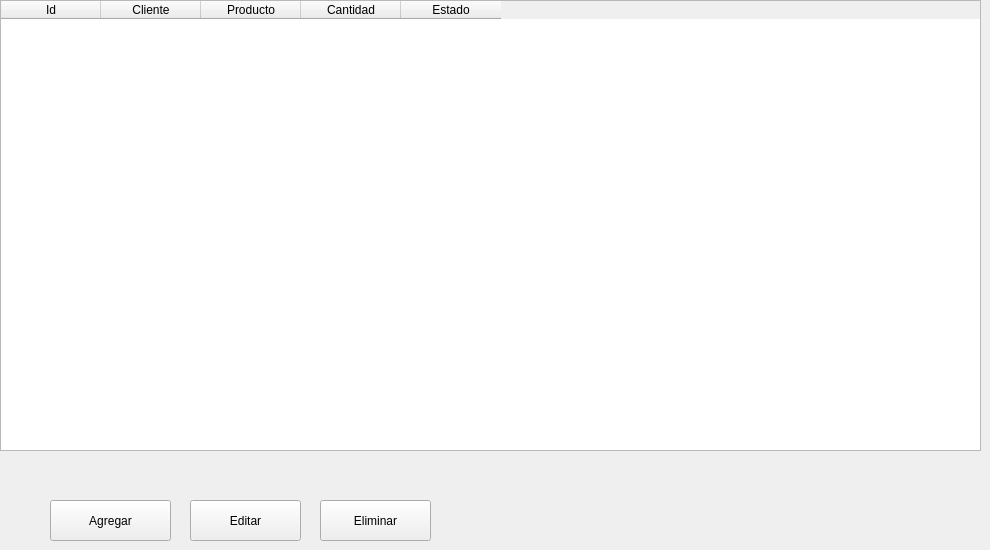
            <widget class="QWidget" name="reservas">
             <widget class="QTableWidget" name="tbl_reservas">
              <property name="geometry">
               <rect>
                <x>0</x>
                <y>0</y>
                <width>981</width>
                <height>451</height>
               </rect>
              </property>
              <property name="styleSheet">
               <string notr="true">#tbl_reservas{
color:white
}

</string>
              </property>
              <column>
               <property name="text">
                <string>Id</string>
               </property>
              </column>
              <column>
               <property name="text">
                <string>Cliente</string>
               </property>
              </column>
              <column>
               <property name="text">
                <string>Producto</string>
               </property>
              </column>
              <column>
               <property name="text">
                <string>Cantidad</string>
               </property>
              </column>
              <column>
               <property name="text">
                <string>Estado</string>
               </property>
              </column>
             </widget>
             <widget class="QPushButton" name="btn_agregarR">
              <property name="geometry">
               <rect>
                <x>50</x>
                <y>500</y>
                <width>121</width>
                <height>41</height>
               </rect>
              </property>
              <property name="cursor">
               <cursorShape>PointingHandCursor</cursorShape>
              </property>
              <property name="text">
               <string>Agregar</string>
              </property>
              <property name="icon">
               <iconset>
                <normaloff>img/agregar.png</normaloff>img/agregar.png</iconset>
              </property>
              <property name="iconSize">
               <size>
                <width>40</width>
                <height>40</height>
               </size>
              </property>
             </widget>
             <widget class="QPushButton" name="btn_editarR">
              <property name="geometry">
               <rect>
                <x>190</x>
                <y>500</y>
                <width>111</width>
                <height>41</height>
               </rect>
              </property>
              <property name="cursor">
               <cursorShape>PointingHandCursor</cursorShape>
              </property>
              <property name="text">
               <string>Editar</string>
              </property>
              <property name="icon">
               <iconset>
                <normaloff>img/actualizar.png</normaloff>img/actualizar.png</iconset>
              </property>
              <property name="iconSize">
               <size>
                <width>40</width>
                <height>40</height>
               </size>
              </property>
             </widget>
             <widget class="QPushButton" name="btn_eliminarR">
              <property name="geometry">
               <rect>
                <x>320</x>
                <y>500</y>
                <width>111</width>
                <height>41</height>
               </rect>
              </property>
              <property name="cursor">
               <cursorShape>PointingHandCursor</cursorShape>
              </property>
              <property name="text">
               <string>Eliminar</string>
              </property>
              <property name="icon">
               <iconset>
                <normaloff>img/basura.png</normaloff>img/basura.png</iconset>
              </property>
              <property name="iconSize">
               <size>
                <width>40</width>
                <height>40</height>
               </size>
              </property>
             </widget>
            </widget>
